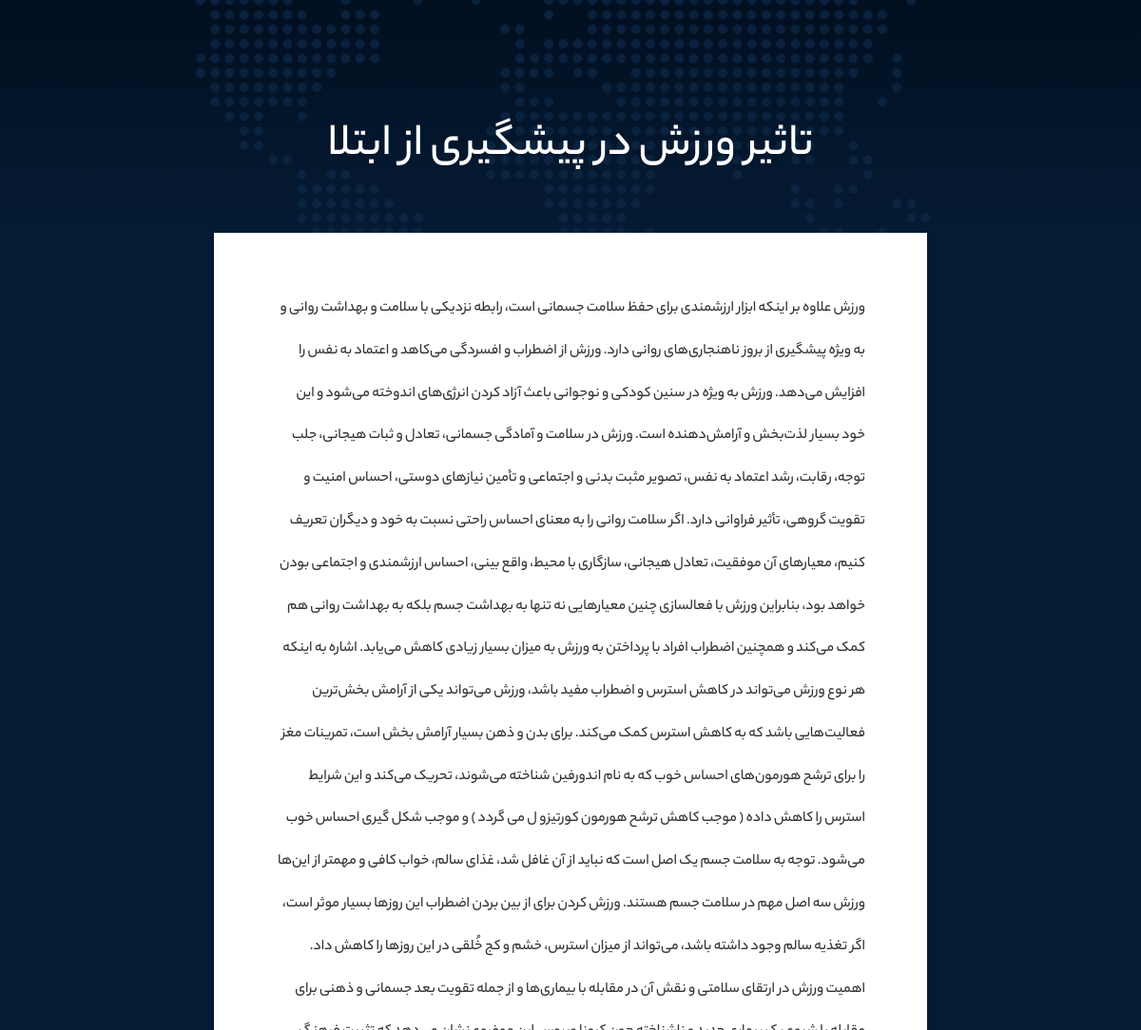
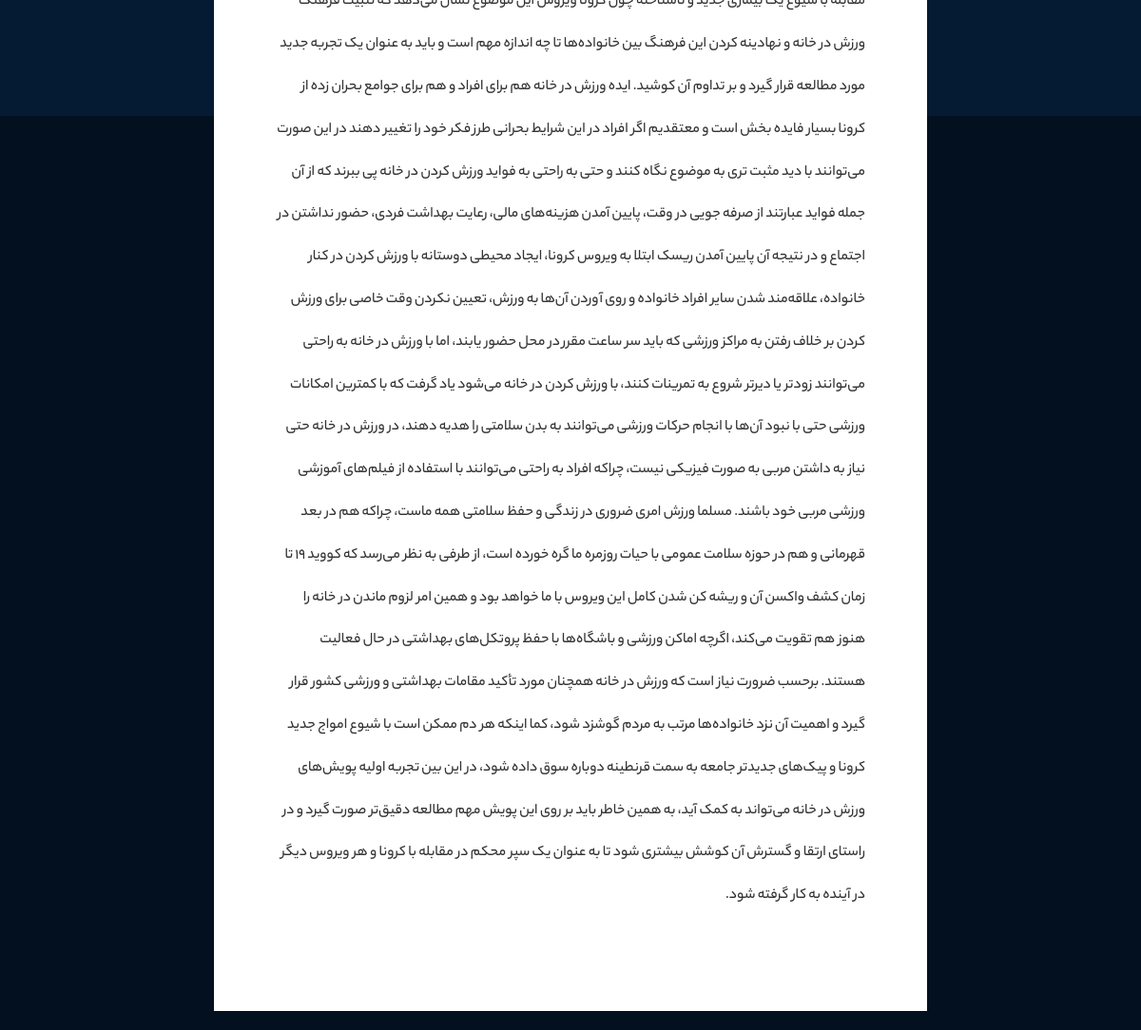
The page /1 on the database its author committed (2 pictures, top to bottom).
### blog/models.py (models this page shows, shortened)
class Blog(models.Model):
    title = models.CharField(max_length=200)
    content = models.TextField()
    image = models.ImageField()

### blog/views.py (the view)
# urls.py: path('<id>', Detail, name='det')
def Detail(request, id):
    detail = Blog.objects.get(id=id)
    context = {'blog':detail}
    return render(request, 'blog/detail.html', context)

### blog/templates/blog/detail.html (shortened to what this page needs)
{% extends 'blog/base.html' %}
{% load static %}
{% block content %}
      <div class="main-template-about">
         <div class="section-gradient">
            <div class="map"></div>
            <div class="container">
               <div class="row">
                  <div class="col-lg-8 col-lg-offset-2">
                     <div class="wow fadeIn" data-wow-delay="0.0s">
                        <h1 style="text-align: center;">{{blog.title}}</h1>
                     </div>
                  </div>
               </div>
            </div>
         </div>
         <div class="section do">
            <div class="container">
               <div class="row">
                  <div class="col-lg-8 col-lg-offset-2">
                     <div class="does-box">
                        <div class="panel-body" dir="rtl">
                           <p style="line-height: 2.8em;">
                              {{blog.content}}
                           </p>
                        </div>
                     </div>
                  </div>
               </div>
            </div>
         </div>
{% endblock content %}

### blog/templates/blog/base.html (shortened to what this page needs)
{% load static %}
<!DOCTYPE html>
<html lang="en">
   <head>
      <link rel="stylesheet" href="{% static 'css/font-awesome.min.css' %}">
      <link rel="stylesheet" href="{% static 'css/bootstrap.min.css' %}">
      <link rel="stylesheet" href="{% static 'css/animate-wow.css' %}">
      <link rel="stylesheet" href="{% static 'css/style.css' %}">
      <link rel="stylesheet" href="{% static 'css/bootstrap-select.min.css' %}">
      <link rel="stylesheet" href="{% static 'css/slick.min.css' %}">
      <link rel="stylesheet" href="{% static 'css/responsive.css' %}">
   </head>
   {% block content %}
   {% endblock content %}
<body>
</body>
</html>

### static/css/style.css (style rules this page uses)
body { font-family: 'yekan'; margin: 0px; overflow-x: hidden; padding: 0px; }
h1, h2, h3, h4, h5 { margin: 0 }
h1, h2, h3, h4, h5, h6 { margin: 0px; padding: 0px; }
.section-gradient { background-color: #09284b; background-image: linear-gradient(to bottom, #010f1f 0, #051b34 100%); position: relative; }
.section-gradient .map { position: absolute; width: 100%; top: 0; left: 0; height: 100%; background: url(../images/map.png) center no-repeat; }
.main-template-about h1 { color: #fff; font-size: 49px; font-weight: 400; line-height: 59.92px; margin-bottom: 60px; margin-top: 125px; }
.do { background-color: #021020; position: relative; }
.does-box { margin-bottom: 20px; background-color: #fff; -webkit-box-shadow: 0 1px 1px rgba(0, 0, 0, .05); box-shadow: 0 1px 1px rgba(0, 0, 0, .05); }
.does-box .panel-body { padding: 58px 65px; background: #FFF; }
.main-template-about .does-box .panel-body p { color: #333; font-size: 16px; font-weight: 400; line-height: 32px; margin-bottom: 40px; }

### rows shown on the page
Blog: title "تاثیر ورزش در پیشگیری از ابتلا", content "ورزش علاوه بر اینکه ابزار ارزشمندی برای حفظ سلامت جسمانی است، رابطه نزدیکی با سلامت و بهداشت روانی و به ویژه پیشگیری از بروز ناهنجاری‌های روانی دارد. ورزش از اضطراب و افسردگی می‌کاهد و اعتماد به نفس را افزایش می‌دهد. ورزش به ویژه در سنین کودکی و نوجوانی باعث آزاد کردن انرژی‌های اندوخته می‌شود و این خود بسیار لذت‌بخش و آرامش‌دهنده است. ورزش در سلامت و آمادگی جسمانی، تعادل و ثبات هیجانی، جلب توجه، رقابت، رشد اعتماد به نفس، تصویر مثبت بدنی و اجتماعی و تأمین نیاز‌های دوستی، احساس امنیت و تقویت گروهی، تأثیر فراوانی دارد. اگر سلامت روانی را به معنای احساس راحتی نسبت به خود و دیگران تعریف کنیم، معیار‌های آن موفقیت، تعادل هیجانی، سازگاری با محیط، واقع بینی، احساس ارزشمندی و اجتماعی بودن خواهد بود،…"
